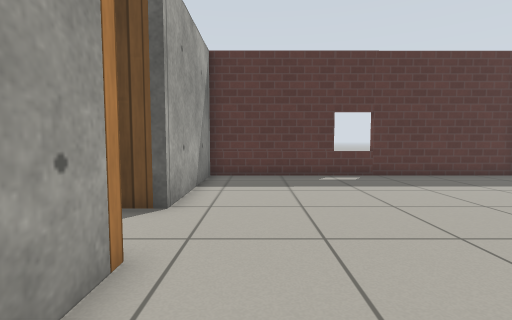
view 1 (above)

17 first-person views from a walk through a robot-simulator world made for Gazebo. The camera is 0.72 m above the floor, tilts 4° down and sees 85° across. The floor is counted in squares, 0.5 m on a side. Each view is taken from the middle of a square. On the plan, view 1 faces up. The plan holds only what a view shows up to about 14 squares ahead; the rest is blank. Gazebo's built-in surfaces are drawn with simple patterns.

view 2
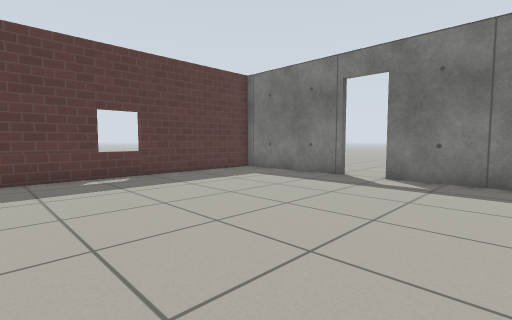

view 3
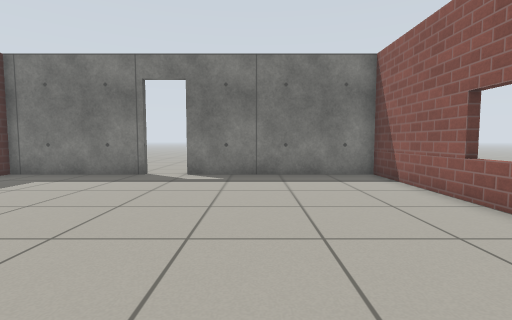

view 4
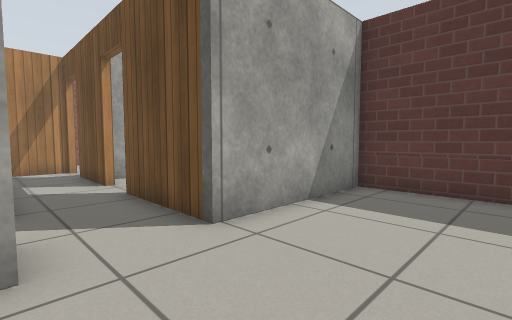

view 5
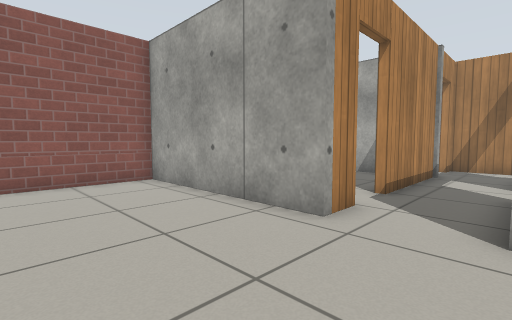

view 6
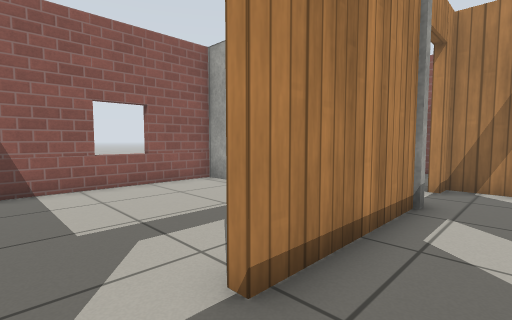

view 7
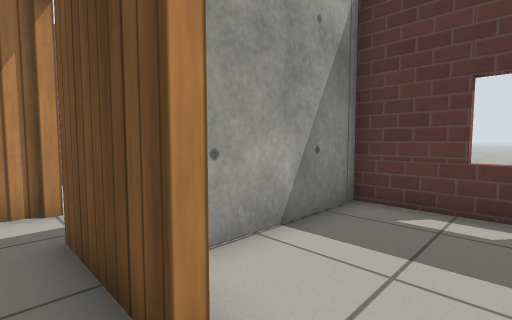

view 8
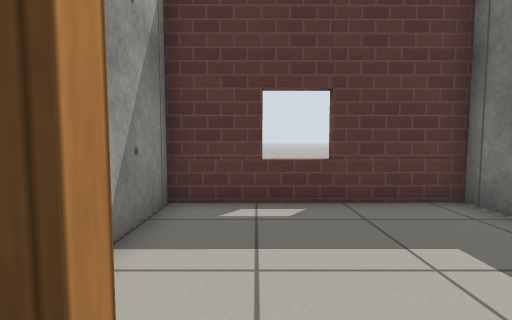

view 9
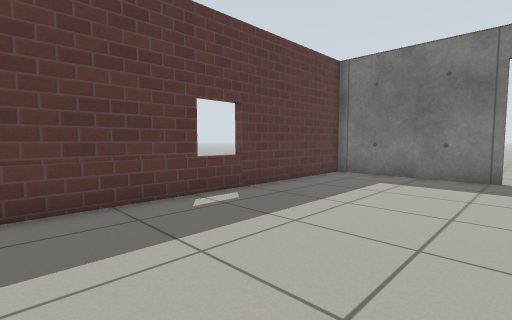

view 10
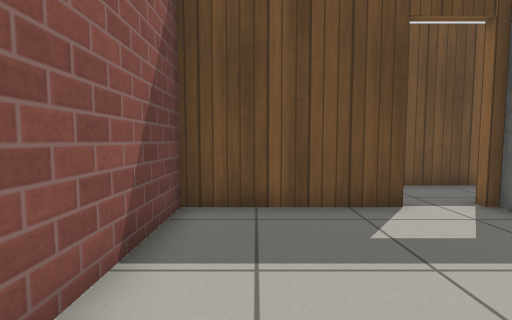

view 11
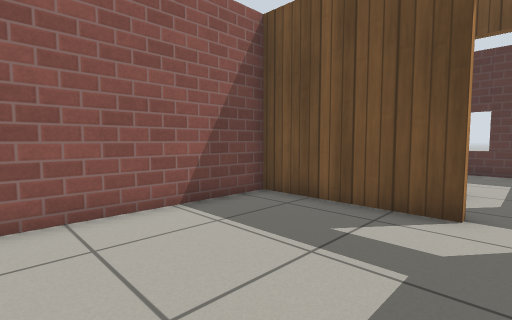

view 12
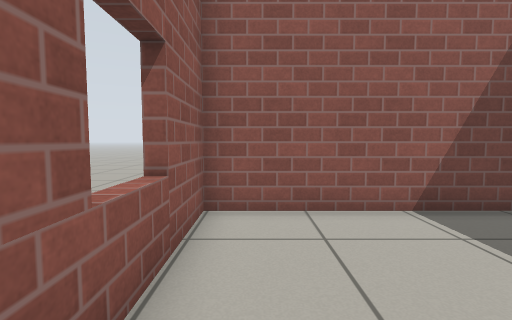

view 13
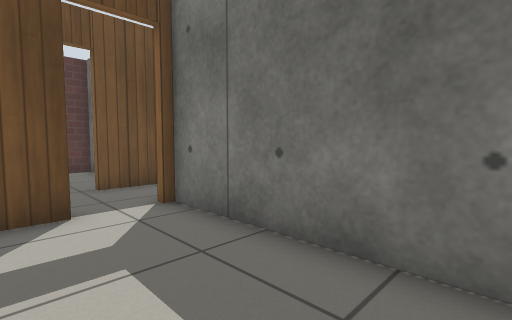

view 14
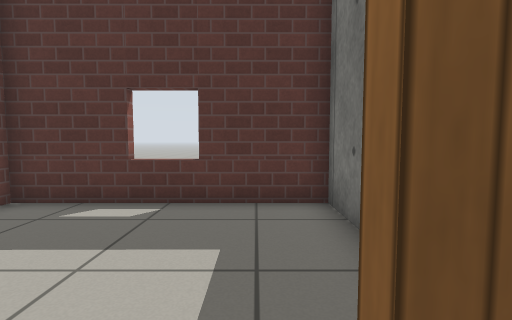

view 15
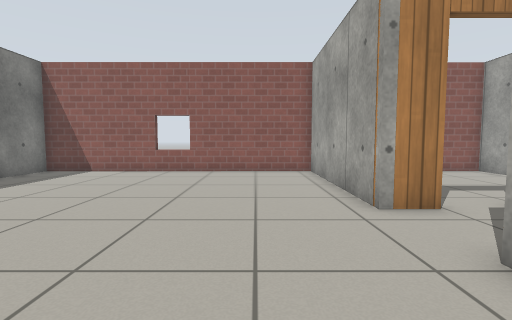

view 16
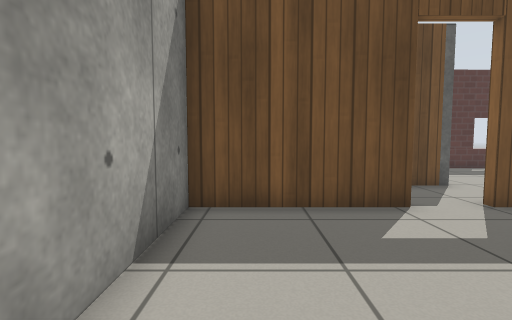

view 17
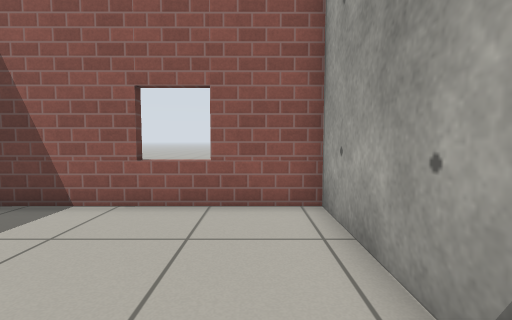

### Floor plan
Ten units are one square. View 1 is at (0, 0); x grows to the right and y downward. Boxes are objects, and circles mark ways between rooms. Rooms are numbered by the first view taken in them; rooms with no view inside come last. Other rooms are left out.
<svg viewBox="-171 -119 286 165">
<path fill="none" stroke="#000" d="M-30 -32 -16 -32 -16 40 108 40 108 -40M108 -56 108 -114 -19 -114 -19 -58 -59 -58M-75 -58 -106 -58M-99 -32 -46 -32M-126 -59 -126 -32 -118 -32M-118 -29 -166 -29 -166 41 -120 41M-97 30 -97 -29M-46 -29 -95 -29 -95 40 -24 40M-22 -101 -22 -114 -90 -114 -90 -65"/>
<circle cx="-105" cy="-30" r="3" fill="#2a7"/>
<circle cx="-35" cy="-30" r="3" fill="#2a7"/>
<circle cx="-65" cy="-60" r="3" fill="#2a7"/>
<text x="30" y="-40">1</text>
<text x="-140" y="0">2</text>
<text x="-60" y="0">3</text>
<text x="-60" y="-90">4</text>
</svg>
Room 1 opens to room 2. Room 1 opens to room 3. Room 1 opens to room 4.

Where each view was taken, in squares from view 1:
view 1: 0 up, 0 right, facing up
view 2: 0 up, 0 right, facing up-right
view 3: 1 up, 1 left, facing right
view 4: 3 up, 2 right, facing up-left
view 5: 6 up, 3 right, facing down-left
view 6: 5 up, 3 left, facing down-left
view 7: 5 up, 6 left, facing up-left
view 8: 5 up, 7 left, facing up
view 9: 5 up, 1 left, facing up-right
view 10: 3 down, 15 left, facing up
view 11: 3 down, 11 left, facing up-left
view 12: 3 down, 11 left, facing left
view 13: 3 down, 13 left, facing up-right
view 14: 5 up, 11 left, facing up
view 15: 9 up, 1 right, facing down
view 16: 3 down, 8 left, facing up
view 17: 2 up, 8 left, facing down
